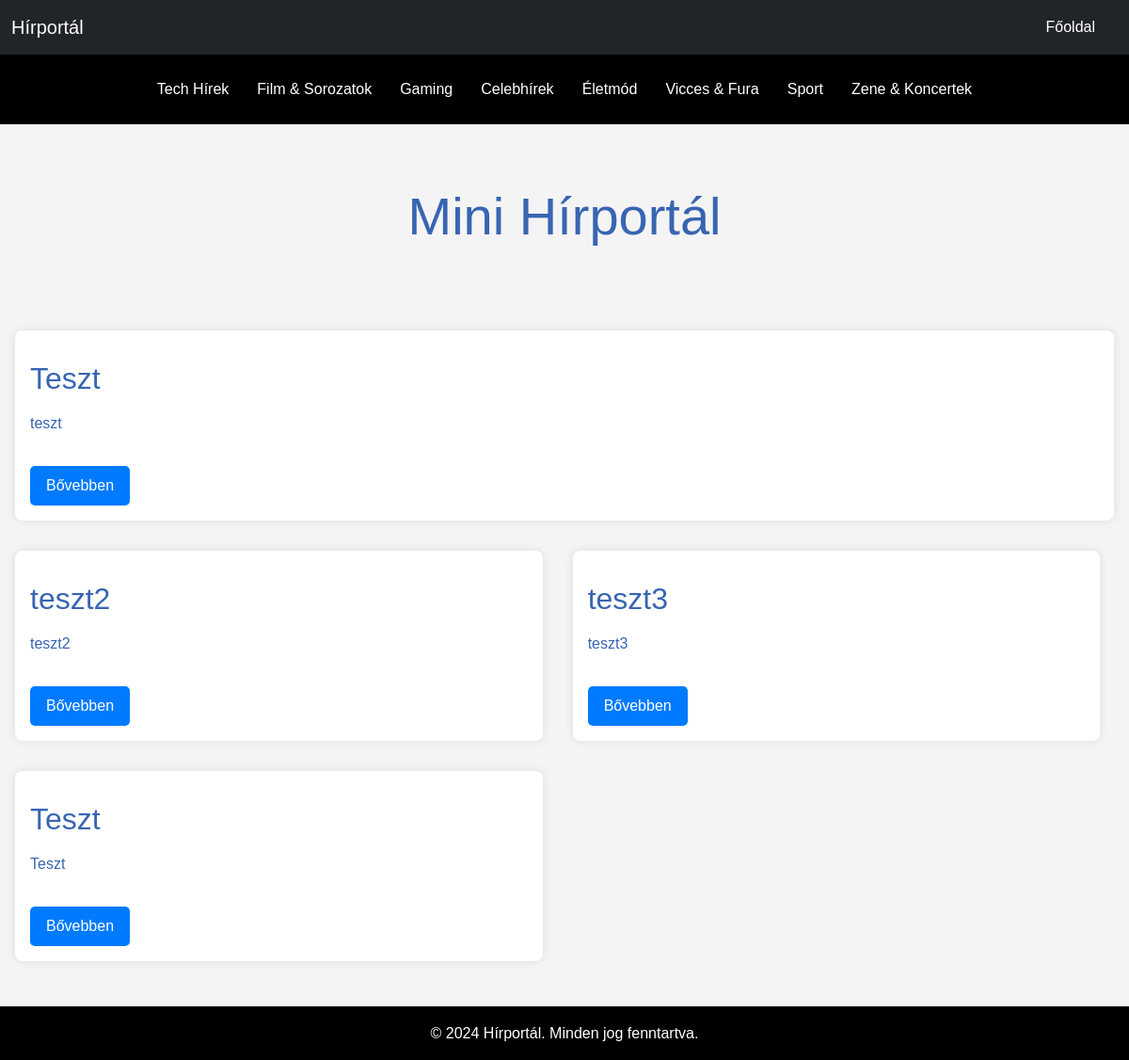
The page / on the database its author committed.
### models.py (models this page shows, shortened)
class Menus(db.Model):
    id = db.Column(db.Integer,primary_key=True)
    name = db.Column(db.String(255),nullable=False)
    url = db.Column(db.String(255),nullable=False)

class News(db.Model):
    id = db.Column(db.Integer,primary_key=True)
    title = db.Column(db.String(255),nullable=False)
    content = db.Column(db.Text,nullable=False)
    author = db.Column(db.String(255),nullable=False)
    timestamp = db.Column(db.DateTime, default=datetime.now())
    category = db.Column(db.Integer ,db.ForeignKey("categories.id"))

### scripts/routes.py (the view)
@app.route('/')
def index():
    category = request.args.get('category')
    categories = Categories.query.all()
    category_id=[]
    if category:
        news = News.query.filter_by(category=category).all()
    else:
        news = News.query.all()
    urls = Menus.query.all()
    return render_template('index.html',urls=urls,news=news,categories=categories,category_id=category_id)

### scripts/templates/index.html (shortened to what this page needs)
{% include 'header.html' %}
      <section class="text-center py-5">
        <div class="container">
          <h1 class="display-4">Mini Hírportál</h1>
        </div>
      </section>
    <section class="main-news">
      <article class="news-item">
        {% if news %}
        <h2>{{news[0].title}}</h2>
        <p>{{news[0].content}}</p>
        <button class="btn read-more">Bővebben</button>
        {%else%}
        <h2>Nincs feltöltve hír</h2>
        <p>Nincs feltöltve hír</p>
        {%endif%}
      </article>
    </section>
    <section class="other-news">
      {% for new in news[1:]%}
      <article class="news-item">
        <h2>{{new.title}}</h2>
        <p class="news-content">{{new.content}}</p>
        <button class="btn read-more">Bővebben</button>
      </article>
    {%endfor%}
    </section>
{% include 'footer.html' %}

### scripts/templates/header.html (shortened to what this page needs)
<!DOCTYPE html>
<html lang="en">
<head>
    <link href="https://cdn.jsdelivr.net/npm/bootstrap@5.3.0/dist/css/bootstrap.min.css" rel="stylesheet">
    <link href="{{url_for('static',filename='css/style.css')}}" rel="stylesheet">
</head>
<body>
  <nav class="navbar navbar-expand-lg bg-dark">
    <div class="container-fluid">
      <a class="navbar-brand" href="/">Hírportál</a>
      <div class="collapse navbar-collapse" id="navbarNav">
        <ul class="navbar-nav ms-auto">
          {% for menu in urls %}
            {% if menu.name == "Főoldal" %}
              <li class="nav-item">
                  <a class="nav-link" href="{{menu.url}}">{{menu.name}}</a>
              </li>
            {% endif %}
          {% endfor %}
        </ul>
      </div>
    </div>
  </nav>
  <div class="container-fluid category-fluid">
    <div class="container">
      <div class="row">
        <div class="col-12">
          <div class="category-box">
            <ul class="category-row">
              {% for menu in urls %}
              {% if menu.name != "Főoldal" %}
                <li class="category-item">
                    <a class="nav-link" href="/?category={{menu.url}}">{{menu.name}}</a>
                </li>
              {% endif %}
            {% endfor %}
            </ul>
          </div>
        </div>
      </div>
    </div>
  </div>
  <main>

### scripts/templates/footer.html (shortened to what this page needs)
</main>
<footer>
    <div class="container">
      <p>&copy; 2024 Hírportál. Minden jog fenntartva.</p>
    </div>
</footer>
</body>
</html>

### scripts/static/css/style.css (style rules this page uses)
* { box-sizing: border-box; }
nav { background-color: #000; }
.navbar-brand,.nav-link { color: #fff; }
.nav-link { position: relative; }
.nav-link::before { content: ""; width: 0; height: 1px; background-color: #fff; position: absolute; bottom: 8px; right: 50%; visibility: hidden; }
.nav-link::after { content: ""; width: 0; height: 1px; background-color: #fff; position: absolute; bottom: 8px; left: 50%; visibility: hidden; }
footer { background-color: #000; color: #fff; padding: 1rem 0; text-align: center; margin-top: 2rem; }
.navbar-nav { margin-left: auto !important; }
* { margin: 0; padding: 0; box-sizing: border-box; }
body { font-family: Arial, sans-serif; line-height: 1.6; background-color: #f4f4f4; color: #3865b2; display: flex; flex-direction: column; min-height: 100vh; }
.container { width: 80%; margin: 0 auto; }
footer p { margin-bottom: 0; }
nav ul { display: flex; justify-content: center; list-style: none; }
nav ul li { margin: 0 1rem; }
nav ul li a { color: #fff; text-decoration: none; }
.main-news { margin: 2rem 0; background-color: #fff; padding: 1rem; border-radius: 8px; box-shadow: 0 0 10px rgba(0, 0, 0, 0.1); }
.main-news h2 { margin-top: 1rem; color: #3865b2; }
.main-news p { margin: 1rem 0; }
.read-more { display: inline-block; margin-top: 1rem; padding: 0.5rem 1rem; background-color: #007BFF; color: #fff; text-decoration: none; border-radius: 5px; }
.other-news { display: flex; gap: 2rem; flex-wrap: wrap; }
.other-news .news-item { background-color: #fff; padding: 1rem; border-radius: 8px; box-shadow: 0 0 10px rgba(0, 0, 0, 0.1); flex-basis: 49%; }
.other-news h2 { margin-top: 1rem; }
.other-news p { margin: 1rem 0; max-height: 170px; overflow: hidden; display: -webkit-box; -webkit-line-clamp: 6; -webkit-box-orient: vertical; overflow: hidden; }
main { padding: 1em; flex-grow: 1; }
ul.category-row { display: flex; flex-direction: row; gap: 0 .5em; list-style: none; margin-bottom: 0; justify-content: space-between; }
.category-fluid { background-color: black; padding: 1em; }
.category-fluid .nav-link { padding: .5em; }
@media (min-width:992px) and (max-width:1200px) { ul.category-row { gap: 0; justify-content: space-evenly; padding-left: 0; } }
@media (min-width: 992px) { .navbar-expand-lg .navbar-nav { flex-direction: row-reverse; } }
@media (max-width: 1631px) { .other-news .news-item { flex-basis: 48%; } }

### rows shown on the page
Menus: name "Főoldal"
Menus: name "Tech Hírek"
Menus: name "Film & Sorozatok"
Menus: name "Gaming"
Menus: name "Celebhírek"
Menus: name "Életmód"
Menus: name "Vicces & Fura"
Menus: name "Sport"
Menus: name "Zene & Koncertek"
News: title "Teszt", content "teszt"
News: title "teszt2", content "teszt2"
News: title "teszt3", content "teszt3"
News: title "Teszt", content "Teszt"
